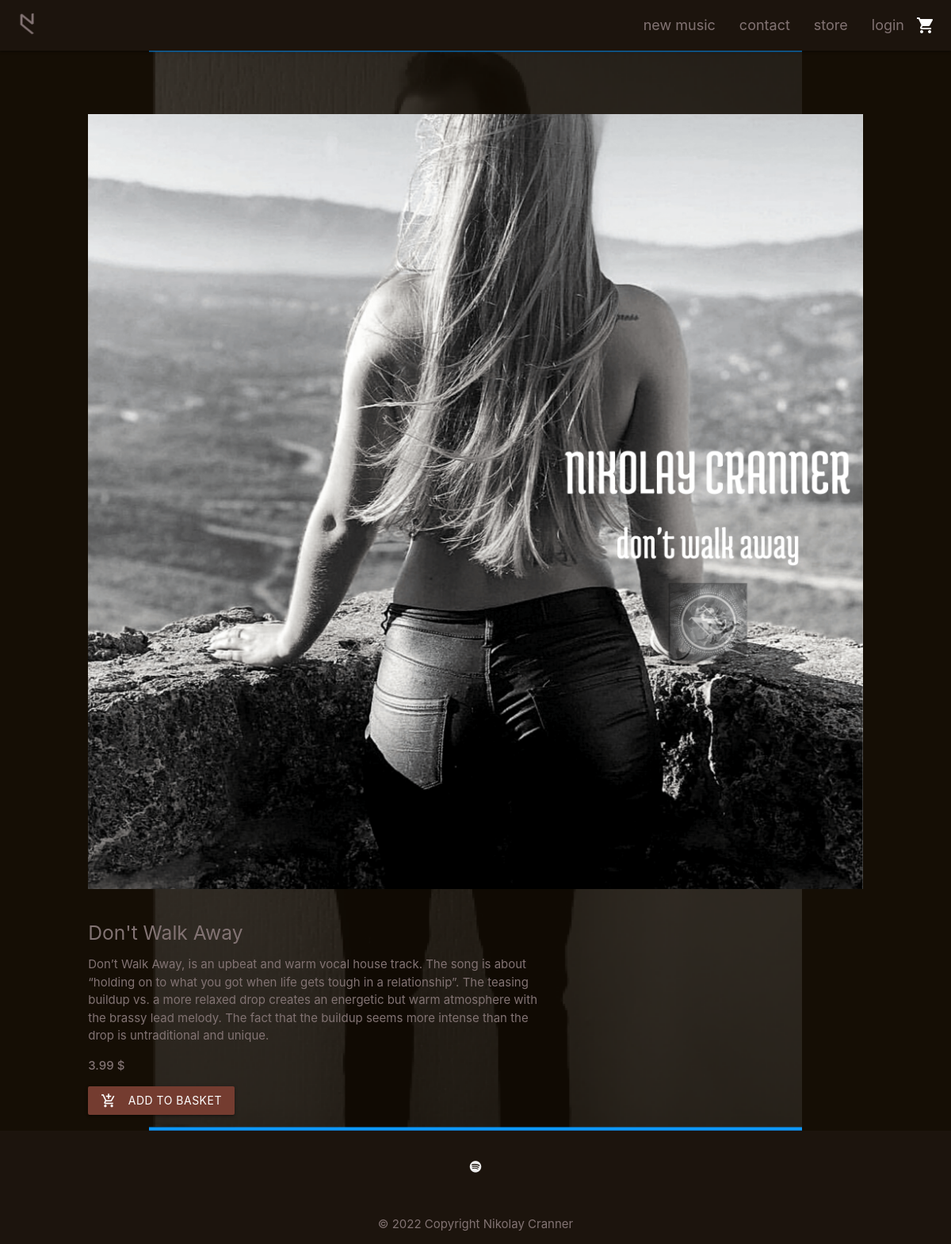
The page /store/10 on the database its author committed.
### store/models.py (models this page shows, shortened)
class Product(models.Model):
    category = models.ForeignKey('Category', null=True, blank=True, on_delete=models.SET_NULL)
    sku = models.CharField(max_length=254, null=True, blank=True)
    name = models.CharField(max_length=254)
    description = models.TextField()
    has_sizes = models.BooleanField(default=False, null=True, blank=True)
    price = models.DecimalField(max_digits=6, decimal_places=2)
    rating = models.DecimalField(max_digits=6, decimal_places=2, null=True, blank=True)
    image_url = models.URLField(max_length=1024, null=True, blank=True)
    image = models.ImageField(null=True, blank=True)
    media = models.FileField(null=True, blank=True)

### store/views.py (the view)
# urls.py: path('<store_id>', views.store_details, name='store_details'),
def store_details(request, store_id ):
    global bag
    global bag_items
    if request.POST:
        bag.append(store_id)
        bag_items+=1
    product = get_object_or_404(Product, pk=store_id)
    context = {
        'product': product,
        'bag': bag,
        'bag_items': bag_items,
    }
    return render(request, 'store/store_details.html', context)

### store/templates/store/store_details.html (shortened to what this page needs)
{% extends 'base.html' %}
{% load static %}
{% block page_header %}
<header>
    <div class="navbar-fixed">
        <nav>
            <div class="nav-wrapper nc-header-footer">
            <a href="{% url 'home' %}" class="brand-logo left">
                <img src='{% static "img/logo.png" %}' alt="Nikolay Cranner Logo" class="nc-logo">
            </a>
            <a href="{% url 'bag' %}" class="right" id="basket-counter"><i class="small material-icons right">shopping_cart</i><i class="fa-duotone fa-sm fa-{{ bag_items }}"></i></a>
            <ul id="nav-mobile" class="right hide-on-med-and-down">
                <li><a href="{% url 'music' %}">new music</a></li>
                <li><a href="{% url 'contact' %}">contact</a></li>
                <li><a href="{% url 'store' %}">store</a></li>
                <li><a href="{% url 'login' %}">login</a></li>
            </ul>
            </div>
        </nav>
    </div>
  </header>
{% endblock %}
{% block content %}
<div class="row">
    <div class="col s10 offset-s1">
        <img src="{{ MEDIA_URL }}{{ product.image }}" alt="{{ product.image }}" class="nc-store-details-img">
    </div>
</div>
<div class="row">
    <div class="col s6 offset-s1 nc-store-details-txt">
        <h5>{{ product.name }}</h5>
        <p>{{ product.description }}</p>
        <p><strong>{{ product.price }} $</strong></p>
        <form action="{% url 'store_details' product.pk %}" method="post">
            <button class="btn waves-effect waves-light btn nc-btn-color" id="#add-to-basket" type="submit" name="add-to-basket" value="{{ product.pk }}">Add to basket
                <i class="material-icons left">add_shopping_cart</i>
            </button>
        </form>
    </div>
</div>
{% endblock %}

### static/css/style.css (style rules this page uses)
.nc-header-footer, .modal-footer { background-color: #1C140D !important; color: #827373 !important; }
body { display: flex; min-height: 100vh; flex-direction: column; background-color: #150E05; color: #827373 !important; }
.nc-btn-color { background-color: #743C30; color: white; }
.nc-logo { height: 30px; width: auto; margin-top: 15px; margin-left: 20px; }
#nav-mobile li>a { color: #827373 !important; font-size: 1.2rem; }
.nc-store-details-txt { text-align: left; }
.nc-store-details-img { height: auto; width: 100%; margin-top: 10vh; }
.material-icons { color: white; margin-right: 20px; margin-left: 0px !important; }

### rows shown on the page
Product: image (picture), name "Don't Walk Away", description "Don’t Walk Away, is an upbeat and warm vocal house track. The song is about “holding on to what you got when life gets tough in a relationship”. The teasing buildup vs. a more relaxed drop creates an energetic but warm atmosphere with the brassy lead melody. The fact that the buildup seems more intense than the drop is untraditional and unique.", price "3.99"
